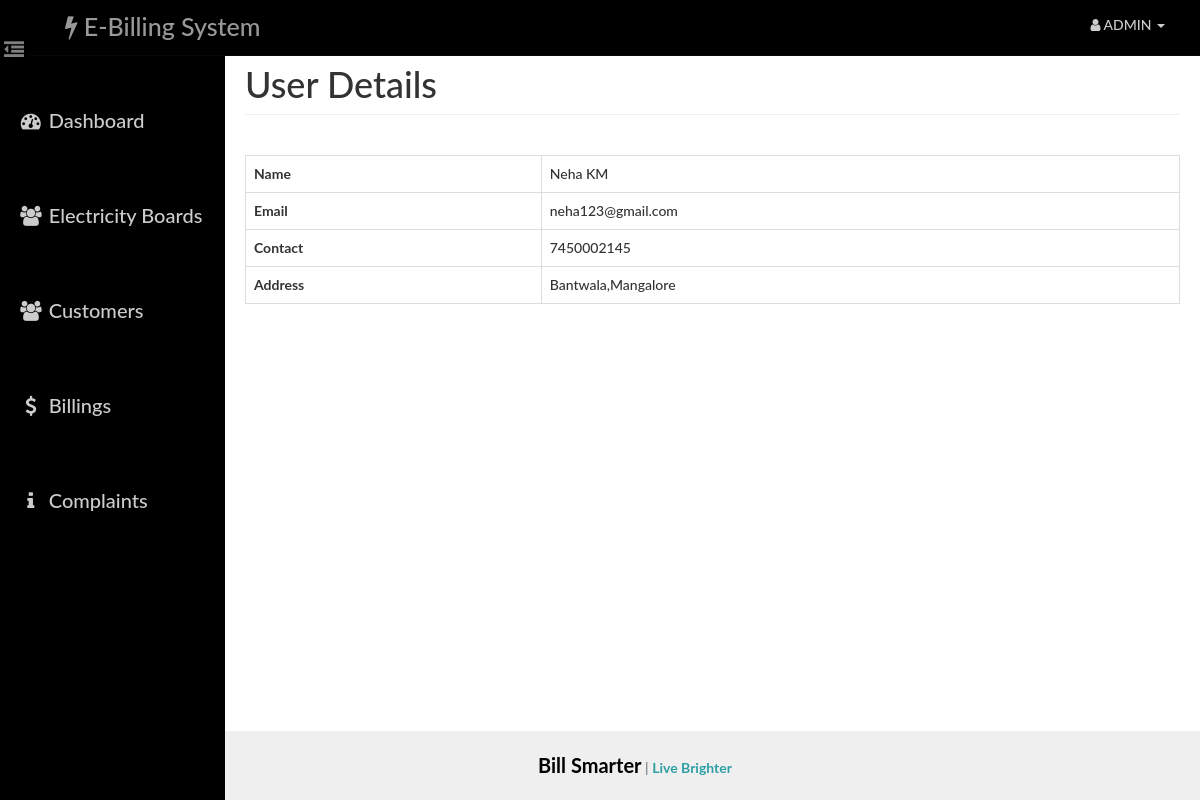
Screenshot of /admin/view_user.php?id=101 (signed in) with the database file from the repository.
### tables this page shows
CREATE TABLE user (
  id int(14) NOT NULL,
  board_id int(10) NOT NULL,
  name varchar(40) NOT NULL,
  email varchar(40) NOT NULL,
  phone varchar(255) NOT NULL,
  pass varchar(20) NOT NULL,
  address varchar(100) NOT NULL,
  board_name varchar(30) NOT NULL
);

### admin/view_user.php (the view, shortened to what this page needs)
<?php
require_once('head_html.php');
require_once('../Includes/admin.php');
$user_id = $_GET['id'];
$query = "SELECT * FROM user WHERE id = $user_id";
$result = mysqli_query($con, $query);
$user = mysqli_fetch_assoc($result);
?>
<body>
    <div id="wrapper">
        <?php
        require_once("nav.php");
        require_once("sidebar.php");
        ?>
        <div id="page-content-wrapper">
            <div class="container-fluid">
                <div class="row">
                    <div class="col-lg-12">
                        <h1 class="page-header">User Details</h1>
                        <div class="table-responsive">
                            <table class="table table-hover table-bordered">
                                <tbody>
                                    <tr>
                                        <th>Name</th>
                                        <td><?php echo $user['name']; ?></td>
                                    </tr>
                                    <tr>
                                        <th>Email</th>
                                        <td><?php echo $user['email']; ?></td>
                                    </tr>
                                    <tr>
                                        <th>Contact</th>
                                        <td><?php echo $user['phone']; ?></td>
                                    </tr>
                                    <tr>
                                        <th>Address</th>
                                        <td><?php echo $user['address']; ?></td>
                                    </tr>
                                </tbody>
                            </table>
                        </div>
                    </div>
                </div>
            </div>
        </div>
    </div>
    <?php
    require_once("footer.php");
    ?>
</body>
</html>

### assets/css/dash_admin.css (style rules this page uses)
html { height: 100%; }
body, html { width: 100%; height: 100%; }
body, h1, h2, h3, h4, h5, h6 { font-family: "Lato","Helvetica Neue",Helvetica,Arial,sans-serif; font-weight: 500; }
#wrapper { padding-left: 10px; padding-top: 5px; -webkit-transition: all 0.5s ease; -moz-transition: all 0.5s ease; -o-transition: all 0.5s ease; transition: all 0.5s ease; }
#page-content-wrapper { width: 100%; padding: 15px; min-height:100%; }
@media (min-width:768px) { #wrapper { padding-left: 225px; } }
@media (min-width:768px) { #page-content-wrapper { padding: 20px; } }
.table-responsive { padding-top: 20px; padding-bottom: 20px; }

### rows the page displays
user: name "Neha KM", email "neha123@gmail.com", phone "7450002145", address "Bantwala,Mangalore"
